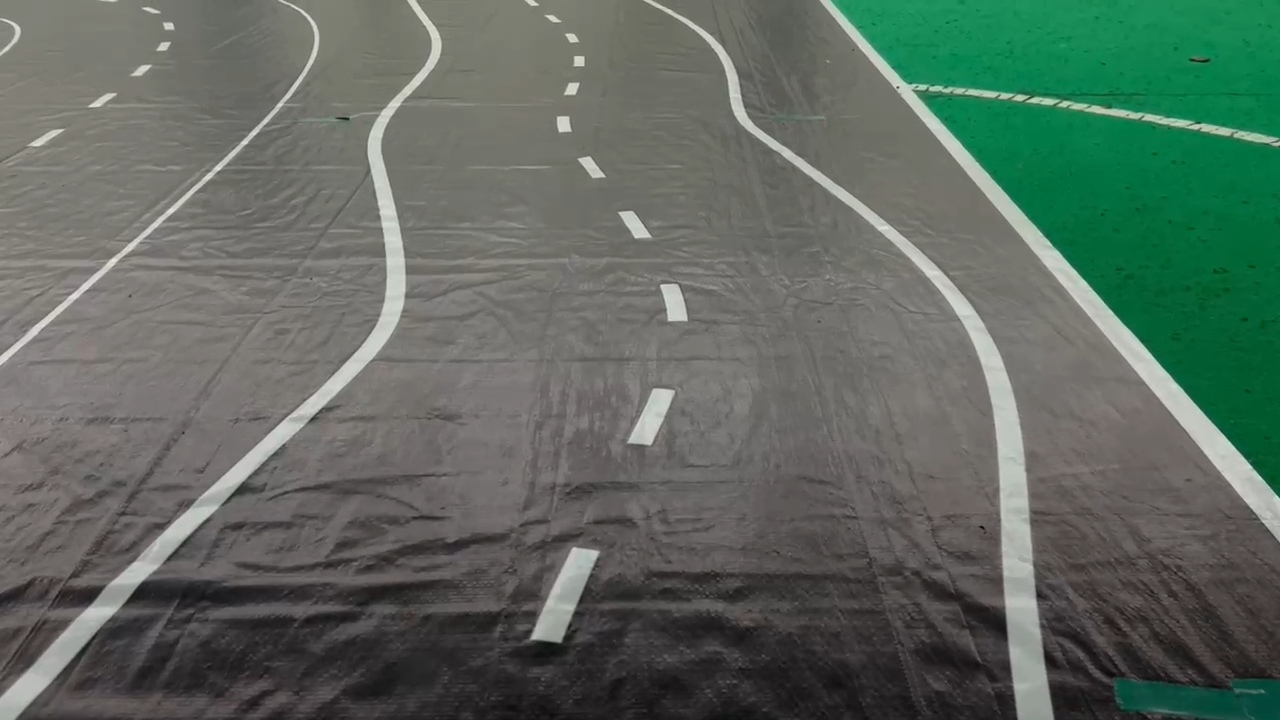
#> input picture IRIS-FP1/assets/arena.png, 1280 x 720 px
$ python -i detect_video_asyncio.py   (imports and definitions only)
#> lines starting #> are read from the running program, lines starting #| are printed output that depends on the picture; after the words box and inside, x2 and y2 are one past the last pixel; in counts of white or black regions, pixels touching at a corner belong together
#> further down, picture is the input picture: shape (720, 1280, 3); mean B, G, R 95.9, 105.2, 93.5
import cv2
import numpy as np
import math

import json
import websockets
import base64
import asyncio

ws_url = "ws://localhost:8765"

# [12 lines not run here, left out]


def process_frame(image):
    # Convert to HSV color space
    hsv = cv2.cvtColor(image, cv2.COLOR_BGR2HSV)
#> hsv: shape (720, 1280, 3); mean H, S, V 44.6, 43.4, 107.2

    # Get road lane by inverting the green color mask
    lower_green = (33, 50, 50)
    upper_green = (85, 255, 255)
    mask = cv2.inRange(hsv, lower_green, upper_green)
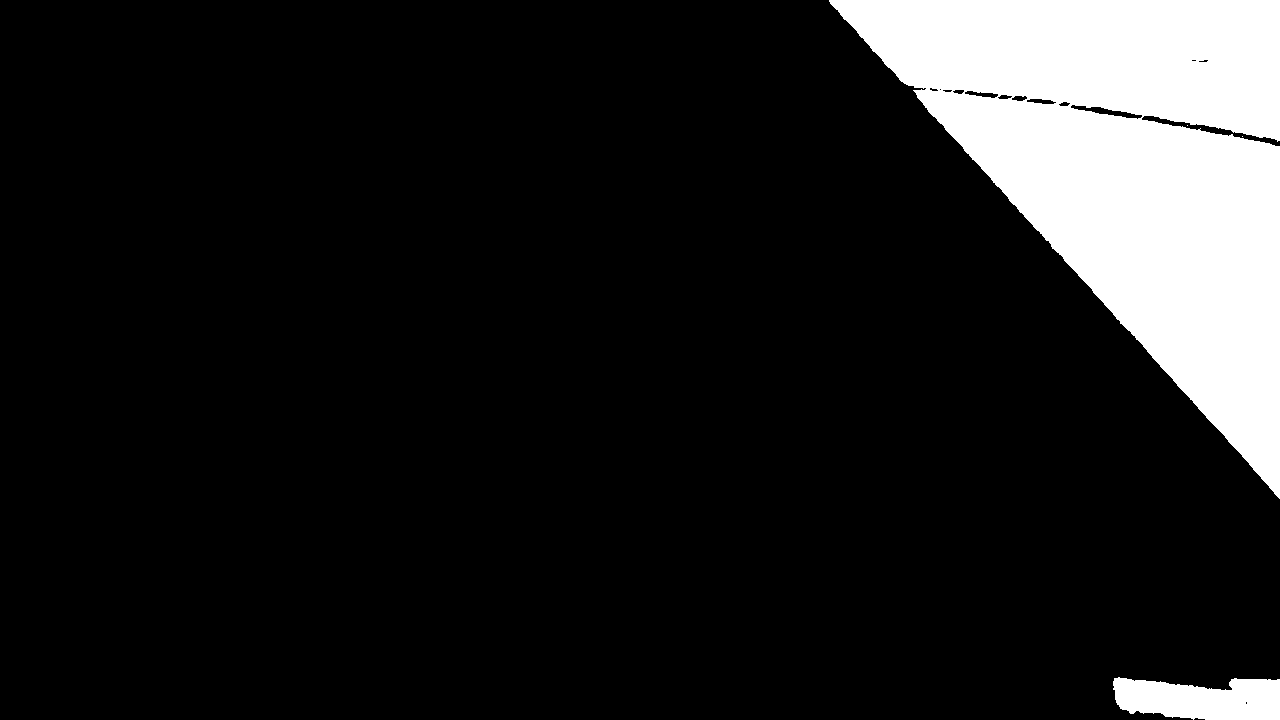
#> mask: shape (720, 1280); 12.7% white; 4 white regions (2 under 20 px), largest, box (x1, y1, x2, y2) and area: (829, 0, 1280, 499) 111125, (1113, 677, 1280, 720) 5731
    inverted_mask = cv2.bitwise_not(mask)

    # Get lane lines by converting to grayscale and applying Canny edge detection
    gray = cv2.cvtColor(image, cv2.COLOR_BGR2GRAY)
    edges = cv2.Canny(gray, 220, 255)
#> edges: shape (720, 1280); 1.1% white in thin lines or dots

    # Combine the inverted green mask and Canny edges
    road_lane = cv2.bitwise_and(inverted_mask, edges)
#> road_lane: shape (720, 1280); 0.95% white in thin lines or dots

    # ROI to focus on the road area
    # edges = road that has been canny edge detected
    height, width = edges.shape[:2]
#> height = 720; width = 1280
    mask_roi = np.zeros_like(edges)

    bottom_left  = (0, 700)
    bottom_right = (width, 700)
#> bottom_right = (1280, 700)
    top_left     = (int(width * 0.2), 280)
#> top_left = (256, 280)
    top_right    = (int(width * 0.83), 280)
#> top_right = (1062, 280)

    roi_corners = np.array([[bottom_left, top_left, top_right, bottom_right]], dtype=np.int32)
    cv2.fillPoly(mask_roi, roi_corners, 255)
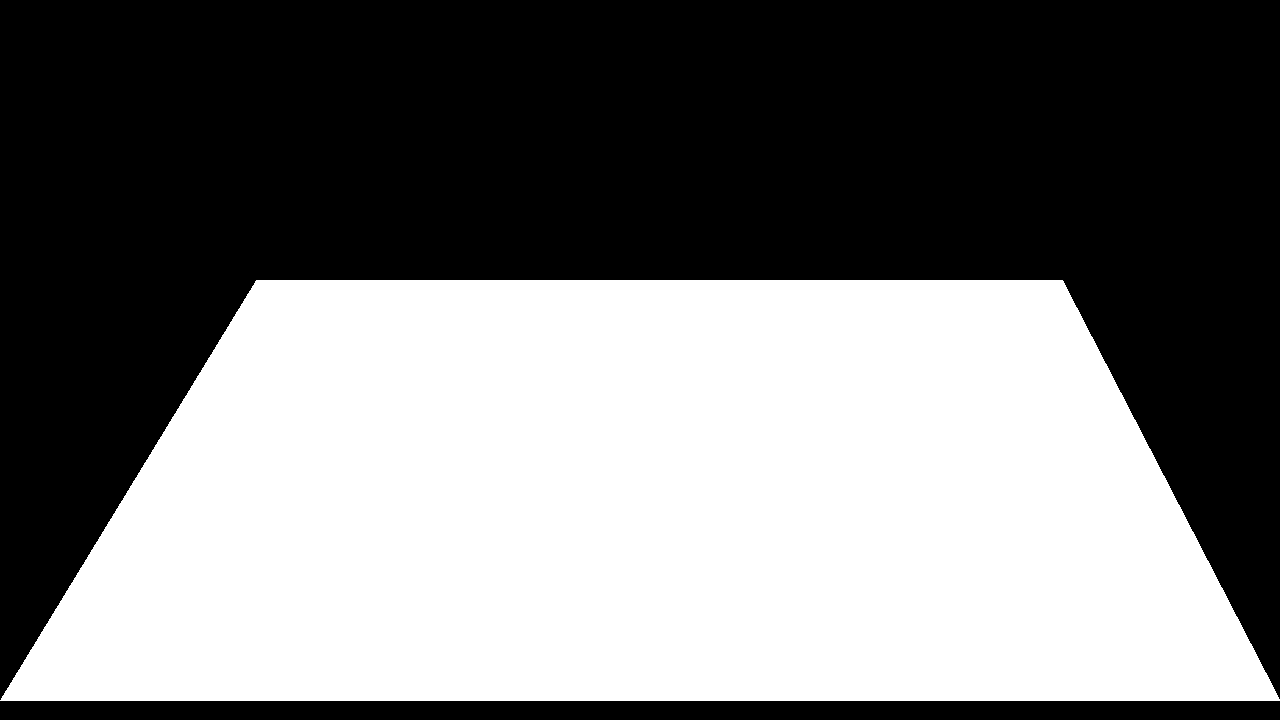
#> mask_roi: shape (720, 1280); 47.7% white; 1 white region, box (x1, y1, x2, y2) and area: (0, 280, 1280, 701) 439422

    masked_image = cv2.bitwise_and(edges, mask_roi)
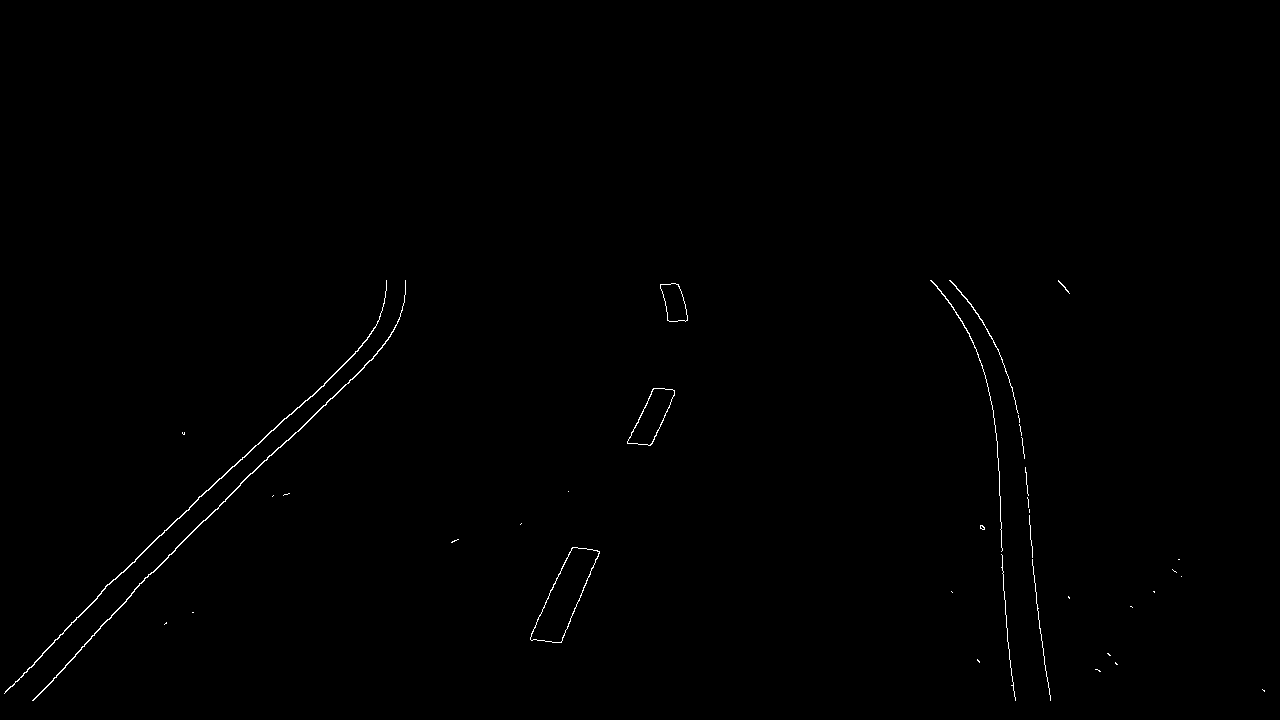
#> masked_image: shape (720, 1280); 0.35% white in thin lines or dots, all inside (x1, y1, x2, y2) = (4, 280, 1265, 701)

    contours, _ = cv2.findContours(masked_image, cv2.RETR_TREE, cv2.CHAIN_APPROX_SIMPLE)
#> contours = 42 contours, 32 with area under 20; largest, box (x1, y1, x2, y2) and area: (530, 547, 600, 643) 2910, (530, 547, 600, 643) 2860, (627, 388, 675, 446) 1344, (627, 388, 675, 446) 1307, (660, 283, 688, 322) 709
    contour_image = image.copy()
    cv2.drawContours(contour_image, contours, -1, (0, 255, 0), 3)
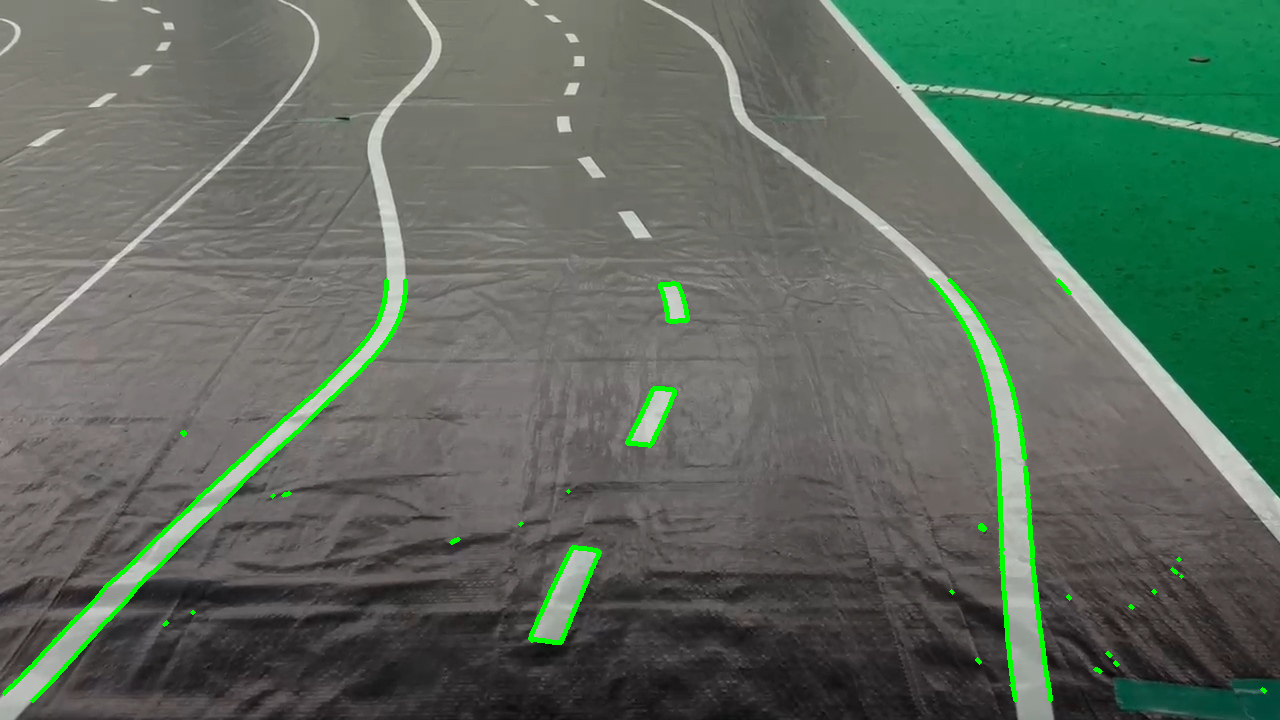
#> contour_image: shape (720, 1280, 3); 1.37% of pixels changed, all inside (x1, y1, x2, y2) = (2, 278, 1267, 703)

    # PENTING: cv2.imshow harus dijalankan di thread utama
    # Jika ingin menampilkannya, jangan jalankan di dalam 'process_frame'
    # Tapi ini akan memblokir lagi.
    # !!! Sebaiknya jangan tampilkan saat streaming. !!!

    return masked_image, contour_image

# [42 lines not run here, left out]

>>> import cv2
>>> picture = cv2.imread('../assets/arena.png')
>>> result = process_frame(picture)
